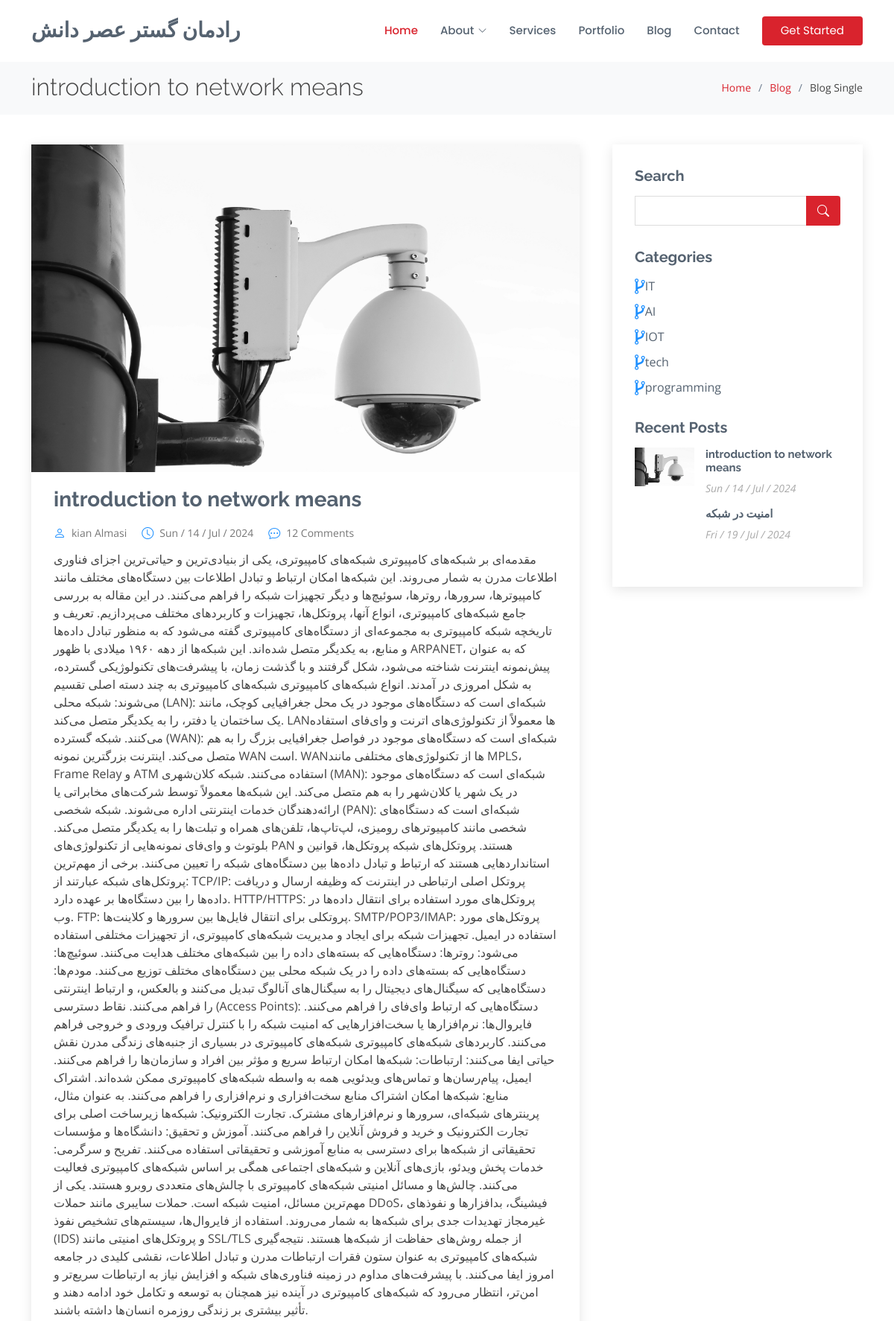
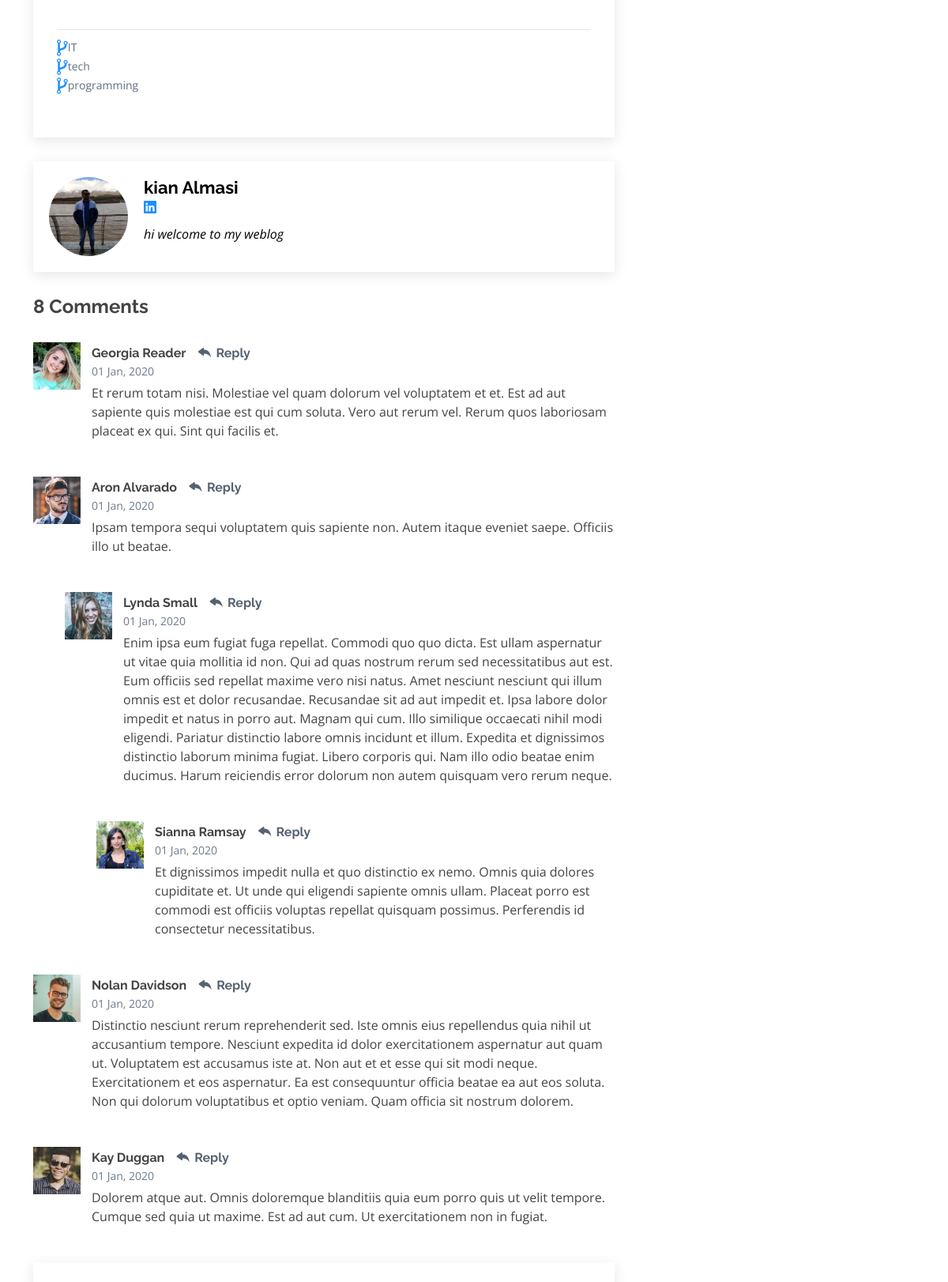
Page /blog/3 (upper part) on the committed database (2 pictures, top to bottom).
### weblog/models.py (models this page shows, shortened)
class post(models.Model):
    image=models.ImageField(upload_to="weblog/",default="weblog/image_file/p2.jpg")
    image_single_blog=models.ImageField(upload_to="weblog/",default="weblog/image_file/p2.jpg")
    title=models.CharField(max_length=255)
    content= models.TextField()
    category=models.ManyToManyField(Category)
    author=models.ForeignKey(User,on_delete=models.SET_NULL,null=True)
    counted_view=models.IntegerField(default=0)
    status=models.BooleanField(default=False)
    writer_image=models.ImageField(upload_to="weblog/",default="weblog/image_file/p2.jpg")
    writer_linkedin_account=models.URLField(default="https://www.linkedin.com/in/kian-almasi-0a4016256/")
    writer_summary=models.TextField()
    published_date=models.DateField(null=True)
    created_date=models.DateTimeField(auto_now_add=True)
    updated_date=models.DateTimeField(auto_now=True)
    class Meta:
        ordering = ["-created_date", "updated_date"]

class Category(models.Model):
    name=models.CharField(max_length=255)

### weblog/views.py (the view)
# urls.py: path('<int:pid>',blog_single,name='blog_single')
def blog_single(request,pid):
    posts=post.objects.filter(status=1)
    post1=get_object_or_404(posts,pk=pid,status=1)
    category = Category.objects.all()
    context={'post':post1,
             'category': category
             }
    return render(request,'blog/blog-single.html',context)

### weblog/templatetags/blog_tags.py (called while the page is built)
@register.inclusion_tag("blog/latestpost.html")
def latestpost():
    posts=post.objects.filter(status=1).order_by("published_date")[:4]
    return {"posts": posts}

### templates/blog/blog-single.html (shortened to what this page needs)
{% load static %}
{% load blog_tags %}
<!DOCTYPE html>
<html lang="en">
<head>
  <link rel="stylesheet" href="https://cdnjs.cloudflare.com/ajax/libs/font-awesome/4.7.0/css/font-awesome.min.css">
  <link href="{% static '/vendor/animate.css /animate.min.css' %}" rel="stylesheet">
  <link href="{% static '/vendor/bootstrap/css/bootstrap.min.css' %}" rel="stylesheet">
  <link href="{% static '/vendor/bootstrap-icons/bootstrap-icons.css' %}" rel="stylesheet">
  <link href="{% static '/vendor/boxicons/css/boxicons.min.css' %}" rel="stylesheet">
  <link href="{% static '/vendor/glightbox/css/glightbox.min.css' %}" rel="stylesheet">
  <link href="{% static '/vendor/remixicon/remixicon.css' %}" rel="stylesheet">
  <link href="{% static '/vendor/swiper/swiper-bundle.min.css' %}" rel="stylesheet">
  <link href="{% static '/static/style.css' %}" rel="stylesheet">
</head>
<body>
  <header id="header" class="fixed-top d-flex align-items-center">
    <div class="container d-flex align-items-center">
      <h1 class="logo me-auto"><a href="{% url 'blog:home' %}">رادمان گستر عصر دانش</a></h1>
      <nav id="navbar" class="navbar">
        <ul>
          <li><a href="{% url 'blog:home' %}" class="active">Home</a></li>
          <li class="dropdown"><a href="#"><span>About</span> <i class="bi bi-chevron-down"></i></a>
          </li>
          <li><a href="{% url 'blog:services' %}">Services</a></li>
          <li><a href="{% url 'blog:portfolio' %}">Portfolio</a></li>
          <li><a href="{% url 'weblog:blog_view' %}">Blog</a></li>
          <li><a href="{% url 'blog:contact' %}">Contact</a></li>
          <li><a href="{% url 'blog:home' %}" class="getstarted">Get Started</a></li>
        </ul>
      </nav>
    </div>
  </header>
  <main id="main">
    <section id="breadcrumbs" class="breadcrumbs">
      <div class="container">
        <div class="d-flex justify-content-between align-items-center">
          <h2>{{post.title}}</h2>
          <ol>
            <li><a href="{% url 'blog:home' %}">Home</a></li>
            <li><a href="{% url 'weblog:blog_view' %}">Blog</a></li>
            <li>Blog Single</li>
          </ol>
        </div>
      </div>
    </section>
    <section id="blog" class="blog">
      <div class="container" data-aos="fade-up">
        <div class="row">
          <div class="col-lg-8 entries">
            <article class="entry entry-single">
              <div class="entry-img">
                <img src="{{post.image.url}}" alt="" class="img-fluid">
              </div>
              <h2 class="entry-title">
                <a href="{% url 'weblog:blog_single' pid=post.id%}">{{post.title}}</a>
              </h2>
              <div class="entry-meta">
                <ul>
                  <li class="d-flex align-items-center"><i class="bi bi-person" style="color:DodgerBlue"></i> <a href="{% url 'weblog:blog_single' pid=post.id%}">{{post.author.get_full_name}}</a></li>
                  <li class="d-flex align-items-center"><i class="bi bi-clock" style="color:DodgerBlue"></i> <a href="{% url 'weblog:blog_single' pid=post.id%}"><time datetime="2020-01-01">{{post.published_date|date:"D / d / M / Y"}}</time></a></li>
                  <li class="d-flex align-items-center"><i class="bi bi-chat-dots" style="color:DodgerBlue"></i> <a href="{% url 'weblog:blog_single' pid=post.id%}">12 Comments</a></li>
                </ul>
              </div>
              <div class="entry-content">
                <p>{{post.content}}</p>
              </div>
              <div class="entry-footer">
                <ul class="cats">
                  {% for cat in post.category.all %}
                  <li class="d-flex align-items-center"><i style="font-size:24px;color:DodgerBlue" class="fa ">&#xf126;</i> <a href="{% url 'weblog:blog_single' pid=post.id%}">{{ cat.name }}</a></li>
                  {% endfor %}
                </ul>
              </div>
            </article>
            <div class="blog-author d-flex align-items-center">
              <img src="{{post.writer_image.url}}" class="rounded-circle float-left" style="width: 100px; height: 100px; object-fit: cover;" alt="">
              <div>
                <h4 style="color: black; font-weight: bold;">{{post.author.get_full_name}}</h4>
                <div class="social-links">
                  <a href="{{post.writer_linkedin_account}}"><i class="biu bi-linkedin" style="color: DodgerBlue; font-weight: bold;"></i></a>
                </div>
                <p style="color: black;">{{post.writer_summary}}</p>
              </div>
            </div>
            <div class="blog-comments">
              <h4 class="comments-count">8 Comments</h4>
              <div id="comment-1" class="comment">
                <div class="d-flex">
                  <div class="comment-img"><img src="{% static '/img/blog/comments-1.jpg' %}" alt=""></div>
                  <div>
                    <h5><a href="">Georgia Reader</a> <a href="#" class="reply"><i class="bi bi-reply-fill"></i> Reply</a></h5>
                    <time datetime="2020-01-01">01 Jan, 2020</time>
                    <p>
                      Et rerum totam nisi. Molestiae vel quam dolorum vel voluptatem et et. Est ad aut sapiente quis molestiae est qui cum soluta.
                      Vero aut rerum vel. Rerum quos laboriosam placeat ex qui. Sint qui facilis et.
                    </p>
                  </div>
                </div>
              </div>
              <div id="comment-2" class="comment">
                <div class="d-flex">
                  <div class="comment-img"><img src="{% static '/img/blog/comments-2.jpg' %}" alt=""></div>
                  <div>
                    <h5><a href="">Aron Alvarado</a> <a href="#" class="reply"><i class="bi bi-reply-fill"></i> Reply</a></h5>
                    <time datetime="2020-01-01">01 Jan, 2020</time>
                    <p>
                      Ipsam tempora sequi voluptatem quis sapiente non. Autem itaque eveniet saepe. Officiis illo ut beatae.
                    </p>
                  </div>
                </div>
                <div id="comment-reply-1" class="comment comment-reply">
                  <div class="d-flex">
                    <div class="comment-img"><img src="{% static '/img/blog/comments-3.jpg' %}" alt=""></div>
                    <div>
                      <h5><a href="">Lynda Small</a> <a href="#" class="reply"><i class="bi bi-reply-fill"></i> Reply</a></h5>
                      <time datetime="2020-01-01">01 Jan, 2020</time>
                      <p>
                        Enim ipsa eum fugiat fuga repellat. Commodi quo quo dicta. Est ullam aspernatur ut vitae quia mollitia id non. Qui ad quas nostrum rerum sed necessitatibus aut est. Eum officiis sed repellat maxime vero nisi natus. Amet nesciunt nesciunt qui illum omnis est et dolor recusandae.
                        Recusandae sit ad aut impedit et. Ipsa labore dolor impedit et natus in porro aut. Magnam qui cum. Illo similique occaecati nihil modi eligendi. Pariatur distinctio labore omnis incidunt et illum. Expedita et dignissimos distinctio laborum minima fugiat.
                        Libero corporis qui. Nam illo odio beatae enim ducimus. Harum reiciendis error dolorum non autem quisquam vero rerum neque.
                      </p>
                    </div>
                  </div>
                  <div id="comment-reply-2" class="comment comment-reply">
                    <div class="d-flex">
                      <div class="comment-img"><img src="{% static '/img/blog/comments-4.jpg' %}" alt=""></div>
                      <div>
                        <h5><a href="">Sianna Ramsay</a> <a href="#" class="reply"><i class="bi bi-reply-fill"></i> Reply</a></h5>
                        <time datetime="2020-01-01">01 Jan, 2020</time>
                        <p>
                          Et dignissimos impedit nulla et quo distinctio ex nemo. Omnis quia dolores cupiditate et. Ut unde qui eligendi sapiente omnis ullam. Placeat porro est commodi est officiis voluptas repellat quisquam possimus. Perferendis id consectetur necessitatibus.
                        </p>
                      </div>
                    </div>
                  </div>
                </div>
              </div>
              <div id="comment-3" class="comment">
                <div class="d-flex">
                  <div class="comment-img"><img src="{% static '/img/blog/comments-5.jpg' %}" alt=""></div>
                  <div>
                    <h5><a href="">Nolan Davidson</a> <a href="#" class="reply"><i class="bi bi-reply-fill"></i> Reply</a></h5>
                    <time datetime="2020-01-01">01 Jan, 2020</time>
                    <p>
                      Distinctio nesciunt rerum reprehenderit sed. Iste omnis eius repellendus quia nihil ut accusantium tempore. Nesciunt expedita id dolor exercitationem aspernatur aut quam ut. Voluptatem est accusamus iste at.
                      Non aut et et esse qui sit modi neque. Exercitationem et eos aspernatur. Ea est consequuntur officia beatae ea aut eos soluta. Non qui dolorum voluptatibus et optio veniam. Quam officia sit nostrum dolorem.
                    </p>
                  </div>
                </div>
              </div>
              <div id="comment-4" class="comment">
                <div class="d-flex">
                  <div class="comment-img"><img src="{% static '/img/blog/comments-6.jpg' %}" alt=""></div>
                  <div>
                    <h5><a href="">Kay Duggan</a> <a href="#" class="reply"><i class="bi bi-reply-fill"></i> Reply</a></h5>
                    <time datetime="2020-01-01">01 Jan, 2020</time>
                    <p>
                      Dolorem atque aut. Omnis doloremque blanditiis quia eum porro quis ut velit tempore. Cumque sed quia ut maxime. Est ad aut cum. Ut exercitationem non in fugiat.
                    </p>
                  </div>
                </div>
              </div>
              <div class="reply-form">
              </div>
            </div>
          </div>
          <div class="col-lg-4">
            <div class="sidebar">
              <h3 class="sidebar-title">Search</h3>
              <div class="sidebar-item search-form">
                <form action="">
                  <input type="text">
                  <button type="submit"><i class="bi bi-search"></i></button>
                </form>
              </div>
              <h3 class="sidebar-title">Categories</h3>
              <div class="sidebar-item categories">
                <ul>
                  {% for cat in category %}
                  <li class="d-flex align-items-center"><i style="font-size:24px;color:DodgerBlue" class="fa">&#xf126;</i> <a href="{% url 'weblog:blog_single' cat.id %}">{{ cat.name }}</a></li>
                  {% endfor %}
                </ul>
              </div>
              <h3 class="sidebar-title">Recent Posts</h3>
              <div class="sidebar-item recent-posts">
              {% latestpost %}
            </div>
          </div>
        </div>
      </div>
    </section>
  </main>
</body>
</html>

### templates/blog/latestpost.html
<div class="sidebar-item recent-posts">
    {% for post in posts %}
    <div class="post-item clearfix">
        <img src="{{ post.image.url }}" alt="">
        <h4><a href="{% url 'weblog:blog_single' pid=post.id %}">{{ post.title }}</a></h4>
        <time datetime="{{ post.published_date }}">{{ post.published_date|date:"D / d / M / Y" }}</time>
    </div>
    {% endfor %}
</div>

### rows in the picture
post: title "introduction to network means", image (picture), author.get_full_name "kian Almasi", published_date "Sun / 14 / Jul / 2024", content "مقدمه‌ای بر شبکه‌های کامپیوتری شبکه‌های کامپیوتری، یکی از بنیادی‌ترین و حیاتی‌ترین اجزای فناوری اطلاعات مدرن به شمار می‌روند. این شبکه‌ها امکان ارتباط و تبادل اطلاعات بین دستگاه‌های مختلف مانند کامپیوترها، سرورها، روترها، سوئیچ‌ها و دیگر تجهیزات شبکه را فراهم می‌کنند. در این مقاله به بررسی جامع شبکه‌های کامپیوتری، انواع آنها، پروتکل‌ها، تجهیزات و کاربردهای مختلف می‌پردازیم. تعریف و تاریخچه شبکه کامپیوتری به مجموعه‌ای از دستگاه‌های کامپیوتری گفته می‌شود که به منظور تبادل داده‌ها و منابع، به یکدیگر متصل شده‌اند. این شبکه‌ها از دهه ۱۹۶۰ میلادی با ظهور ARPANET، که به عنوان پیش‌نمونه اینترنت شناخته می‌شود، شکل گرفتند و با گذشت زمان، با پیشرفت‌های تکنولوژیکی گسترده، به شکل امروزی در آمدند. انواع…", writer_image (picture), writer_summary "hi welcome to my weblog"
Category: name "IT"
Category: name "tech"
Category: name "programming"
Category: name "AI"
Category: name "IOT"
post: title "امنیت در شبکه", published_date "Fri / 19 / Jul / 2024"
